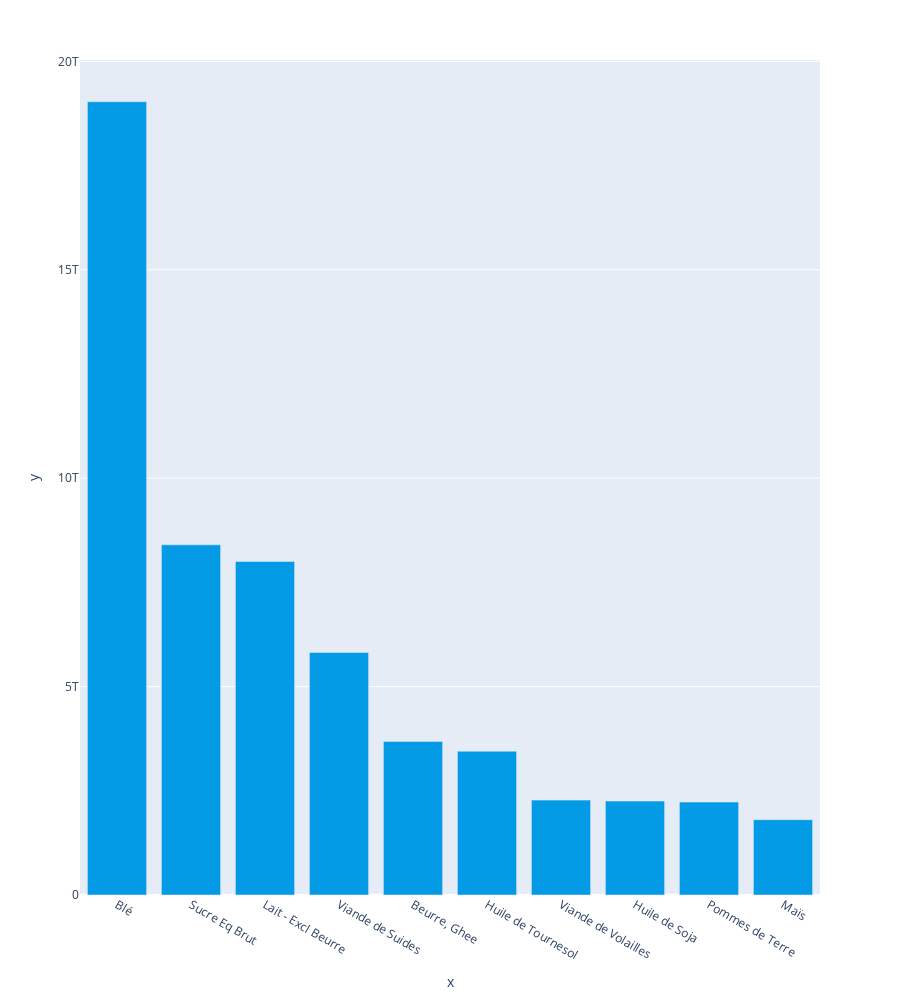

The code cell stored with this chart in its notebook:
### Code cell
df_kcal=merged_df[['Code Pays', "Pays", 'Population', 'Code Produit', 'Produit', "Kcal"]]
df_kcal=df_kcal[df_kcal['Pays']=='France']

df_kcal.sort_values(by='Kcal', ascending=False, inplace=True )
df_kcal.head(10)
fig = px.bar(x=df_kcal.head(10).Produit,y=df_kcal.head(10).Kcal, height=1000, color_discrete_sequence=color_list_bar)
fig.show()

### Figure 1 — Plotly figure (JSON) as saved in the notebook; plotly's stock layout.template omitted (floating-point values rounded to 4 significant figures)
{"data": [{"alignmentgroup": "True", "hovertemplate": "x=%{x}<br>y=%{y}<extra></extra>", "legendgroup": "", "marker": {"color": "#039be5", "pattern": {"shape": ""}}, "name": "", "offsetgroup": "", "orientation": "v", "showlegend": false, "textposition": "auto", "type": "bar", "x": ["Blé", "Sucre Eq Brut", "Lait - Excl Beurre", "Viande de Suides", "Beurre, Ghee", "Huile de Tournesol", "Viande de Volailles", "Huile de Soja", "Pommes de Terre", "Maïs"], "xaxis": "x", "y": [19031100365000, 8400904970000, 8001979315000, 5819621320000, 3684195755000, 3449533605000, 2276222855000, 2252756640000, 2229290425000, 1806898555000], "yaxis": "y"}], "layout": {"barmode": "relative", "height": 1000, "legend": {"tracegroupgap": 0}, "margin": {"t": 60}, "xaxis": {"anchor": "y", "domain": [0, 1], "title": {"text": "x"}}, "yaxis": {"anchor": "x", "domain": [0, 1], "title": {"text": "y"}}}}
